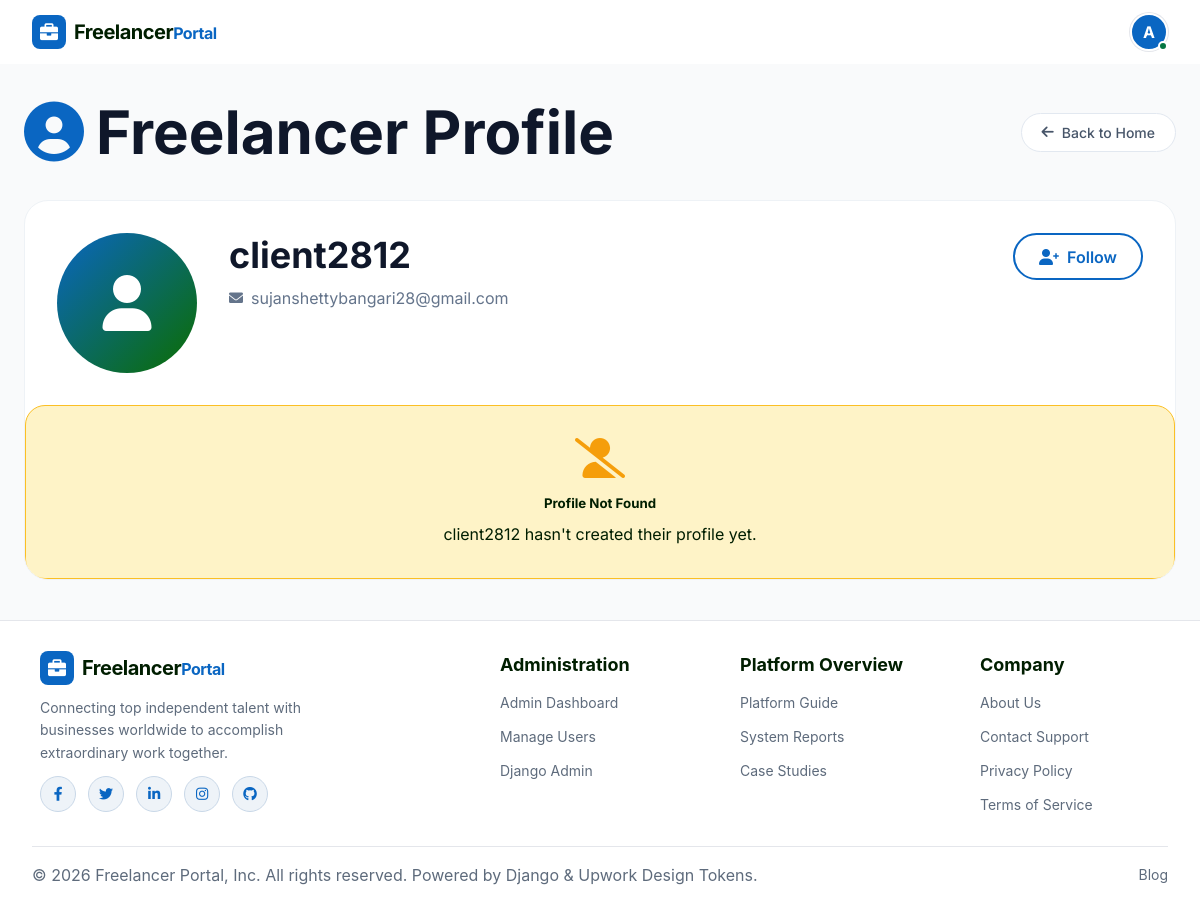
Screenshot of /freelancer/profile/2/ (signed in) with the database file from the repository.
### accounts/models.py (models this page shows, shortened)
class User(AbstractUser):
    ROLE_CHOICES = (
        ('client', 'Client'),
        ('freelancer', 'Freelancer'),
    )
    username = models.CharField(max_length=150, unique=True)
    email = models.EmailField(unique=True)
    phone = models.CharField(max_length=15, unique=True)
    role = models.CharField(max_length=20, choices=ROLE_CHOICES)
    is_verified = models.BooleanField(default=False)  # ✅ ADD THIS
    USERNAME_FIELD = 'email'
    REQUIRED_FIELDS = ['username', 'phone']
    @property
    def get_profile_picture(self):
        try:
            if hasattr(self, 'freelancerprofile') and self.freelancerprofile.profile_picture:
                return self.freelancerprofile.profile_picture
        except Exception:
            pass
        return None

### freelancer/views.py (the view)
# urls.py: path( "profile/<int:freelancer_id>/", views.freelancer_profile, name="freelancer_profile"),
@login_required
def freelancer_profile(request, freelancer_id):
    freelancer = get_object_or_404(User, id=freelancer_id)
    profile = FreelancerProfile.objects.filter(
        user=freelancer
    ).first()
    requested_ids = ConnectionRequest.objects.filter(
        sender=request.user
    ).values_list("receiver_id", flat=True)
    connected_ids = Connection.objects.filter(
        sender=request.user
    ).values_list("receiver_id", flat=True)
    context = {
        "freelancer": freelancer,
        "profile": profile,
        "requested_ids": requested_ids,
        "connected_ids": connected_ids,
    }
    return render(
        request,
        "freelancer/freelancer_profile.html",
        context
    )

### accounts/context_processors.py (called while the page is built)
def notifications(request):
    if request.user.is_authenticated:
        user_notifications = Notification.objects.filter(user=request.user).order_by('-created_at')[:10]
        unread_count = Notification.objects.filter(user=request.user, is_read=False).count()
        return {
            'notifications': user_notifications,
            'unread_notifications_count': unread_count
        }
    return {
        'notifications': [],
        'unread_notifications_count': 0
    }

### templates/freelancer/freelancer_profile.html (shortened to what this page needs)
{% extends 'base.html' %}
{% load static %}
{% block content %}
<div class="profile-container">
    <div class="profile-header-actions">
        <h1>
            <i class="fas fa-user-circle"></i>
            Freelancer Profile
        </h1>
       {% if request.user.role == "client" %}
<a href="{% url 'client:client_home' %}" class="btn-back">
    <i class="fas fa-arrow-left"></i> Back to Home
</a>
{% else %}
<a href="{% url 'freelancer:freelancer_home' %}" class="btn-back">
    <i class="fas fa-arrow-left"></i> Back to Jobs
</a>
{% endif %}
    </div>
    <div class="profile-card">
        <div class="profile-card-body" style="display: flex; gap: 2rem; align-items: flex-start; flex-wrap: wrap;">
            <div class="avatar-col" style="flex: 0 0 140px;">
                {% if profile and profile.profile_picture %}
                    <img src="{{ profile.profile_picture }}" alt="{{ freelancer.username }}" class="avatar-img">
                {% else %}
                    <div class="avatar-placeholder">
                        <i class="fas fa-user"></i>
                    </div>
                {% endif %}
            </div>
            <div class="info-col" style="flex: 1 1 300px;">
                <h2 class="profile-name" style="margin-top:0;">{{ freelancer.username }}</h2>
                <div class="profile-email">
                    <i class="fas fa-envelope"></i>
                    <span>{{ freelancer.email }}</span>
                </div>
            </div>
            <div class="action-col" style="flex: 0 0 auto; display: flex; flex-direction: column; gap: 0.5rem; justify-content: flex-start;">
                <div class="action-buttons">
                    {% if user == freelancer %}
                            <a href="{% url 'freelancer:create_profile' %}" class="btn-edit">
                                <i class="fas fa-edit"></i> Edit Profile
                            </a>
                        {% else %}
                            {% if freelancer.id in connected_ids %}
    <a href="{% url 'accounts:remove_connection' freelancer.id %}" class="btn-following">
        <i class="fas fa-user-check"></i> Following
    </a>
{% elif freelancer.id in requested_ids %}
    <a href="#" class="btn-following">
        <i class="fas fa-clock"></i> Requested
    </a>
{% else %}
    <a href="{% url 'accounts:send_connection_request' freelancer.id %}" class="btn-follow">
        <i class="fas fa-user-plus"></i> Follow
    </a>
{% endif %}
{% endif %}
                </div>
            </div>
    </div>
    {% if profile %}
        <div class="tab-content" id="profileTabContent">
            <div class="tab-pane fade show active" id="about" role="tabpanel">
                <div class="info-card">
                    <div class="card-title">
                        <i class="fas fa-align-left"></i>
                        <span>Biography</span>
                    </div>
                    <div class="card-content">
                        {% if profile.bio %}
                            <p>{{ profile.bio|linebreaks }}</p>
                        {% else %}
                            <p class="empty-message">No bio provided yet.</p>
                        {% endif %}
                    </div>
                </div>
                <div class="info-card">
                    <div class="card-title">
                        <i class="fas fa-code"></i>
                        <span>Skills & Expertise</span>
                    </div>
                    <div class="card-content">
                        {% if profile.skills %}
                            <div class="skills-list">
                                {% for skill in profile.skills.split %}
                                    <span class="skill-item">
                                        <i class="fas fa-check-circle"></i> {{ skill|title }}
                                    </span>
                                {% endfor %}
                            </div>
                        {% else %}
                            <p class="empty-message">No skills listed.</p>
                        {% endif %}
                    </div>
                </div>
            </div>
            <div class="tab-pane fade" id="experience" role="tabpanel">
                <div class="info-card">
                    <div class="card-title">
                        <i class="fas fa-history"></i>
                        <span>Work Experience</span>
                    </div>
                    <div class="card-content">
                        {% if profile.work_experience %}
                            <div>{{ profile.work_experience|linebreaks }}</div>
                        {% else %}
                            <p class="empty-message">No work experience listed.</p>
                        {% endif %}
                    </div>
                </div>
            </div>
            <div class="tab-pane fade" id="education" role="tabpanel">
                <div class="info-card">
                    <div class="card-title">
                        <i class="fas fa-university"></i>
                        <span>Education</span>
                    </div>
                    <div class="card-content">
                        {% if profile.education %}
                            <div>{{ profile.education|linebreaks }}</div>
                        {% else %}
                            <p class="empty-message">No education information listed.</p>
                        {% endif %}
                    </div>
                </div>
            </div>
            <div class="tab-pane fade" id="links" role="tabpanel">
                <div class="info-card">
                    <div class="card-title">
                        <i class="fas fa-share-alt"></i>
                        <span>Professional Links</span>
                    </div>
                    <div class="card-content">
                        <div class="links-list">
                            {% if profile.portfolio_link %}
                                <a href="{{ profile.portfolio_link }}" target="_blank" class="link-card">
                                    <i class="fas fa-briefcase"></i>
                                    <span>Portfolio Website</span>
                                    <i class="fas fa-external-link-alt link-arrow"></i>
                                </a>
                            {% endif %}
                            {% if profile.github_link %}
                                <a href="{{ profile.github_link }}" target="_blank" class="link-card">
                                    <i class="fab fa-github"></i>
                                    <span>GitHub Profile</span>
                                    <i class="fas fa-external-link-alt link-arrow"></i>
                                </a>
                            {% endif %}
                            {% if profile.linkedin %}
                                <a href="{{ profile.linkedin }}" target="_blank" class="link-card">
                                    <i class="fab fa-linkedin"></i>
                                    <span>LinkedIn Profile</span>
                                    <i class="fas fa-external-link-alt link-arrow"></i>
                                </a>
                            {% endif %}
                            {% if not profile.portfolio_link and not profile.github_link and not profile.linkedin %}
                                <p class="empty-message">No links provided.</p>
                            {% endif %}
                        </div>
                    </div>
                </div>
            </div>
        </div>
    {% else %}
        <div class="alert-warning">
            <i class="fas fa-user-slash"></i>
            <h5 style="margin-bottom: 0.5rem;">Profile Not Found</h5>
            <p>{{ freelancer.username }} hasn't created their profile yet.</p>
        </div>
    {% endif %}
</div>
{% endblock %}

### templates/includes/header.html (shortened to what this page needs)
{% load static %}
<header class="upwork-header">
  <div class="upwork-header-container">
    <div class="upwork-header-left">
      {% if request.user.is_authenticated %}
        {% if request.user.is_superuser %}
          <a href="{% url 'accounts:admin_home' %}" class="upwork-logo">
        {% elif request.user.role == 'client' %}
          <a href="{% url 'client:client_home' %}" class="upwork-logo">
        {% else %}
          <a href="{% url 'freelancer:freelancer_home' %}" class="upwork-logo">
        {% endif %}
      {% else %}
        <a href="{% url 'home' %}" class="upwork-logo">
      {% endif %}
        <span class="logo-icon"><i class="fas fa-briefcase"></i></span>
        <span class="logo-text">Freelancer<span class="logo-accent">Portal</span></span>
      </a>
    </div>
    <div class="upwork-header-right">
      {% if request.user.is_authenticated %}
      <div class="upwork-user-menu" onclick="toggleUpworkMenu(event)">
        <div class="user-avatar-circle" style="display: flex; align-items: center; justify-content: center; font-weight: 700; font-size: 16px; background: #0a66c2; color: white;">
          {% if request.user.get_profile_picture %}
          <img src="{{ request.user.get_profile_picture }}" alt="{{ request.user.username }}" style="width: 100%; height: 100%; object-fit: cover;">
          {% else %}
          {{ request.user.username|slice:":1"|upper }}
          {% endif %}
        </div>
        <span class="online-status-dot"></span>
      </div>
      {% else %}
      <a href="{% url 'accounts:login' %}" class="upwork-btn-link">Log In</a>
      <a href="{% url 'accounts:select_role' %}" class="upwork-btn-primary">Sign Up</a>
      {% endif %}
    </div>
  </div>
</header>
<link rel="stylesheet" href="https://cdnjs.cloudflare.com/ajax/libs/font-awesome/6.0.0/css/all.min.css" />

### static/css/global.css (style rules this page uses)
:root { --font-primary: 'Inter', -apple-system, BlinkMacSystemFont, 'Segoe UI', Roboto, sans-serif; }
* { box-sizing: border-box; }
body, button, input, select, textarea { font-family: var(--font-primary) !important; -webkit-font-smoothing: antialiased; -moz-osx-font-smoothing: grayscale; }
h1, .h1, .hero-title { font-size: clamp(2.25rem, 5vw, 4rem) !important; line-height: 1.2 !important; }
h2, .h2, .section-title { font-size: clamp(1.5rem, 3vw, 2.25rem) !important; line-height: 1.25 !important; }
body, p, .body-text, span, div, li { font-size: 16px; line-height: 1.5; }

### templates/freelancer/freelancer_profile.html (style rules this page uses)
* { margin: 0; padding: 0; box-sizing: border-box; }
body { font-family: 'Inter', -apple-system, BlinkMacSystemFont, 'Segoe UI', Roboto, sans-serif; background: #f5f7fb; color: #1e293b; line-height: 1.5; }
.profile-container { max-width: 1200px; margin: 2rem auto; padding: 0 1.5rem; }
.profile-header-actions { display: flex; justify-content: space-between; align-items: center; margin-bottom: 2rem; flex-wrap: wrap; gap: 1rem; }
.profile-header-actions h1 { font-size: 1.75rem; font-weight: 700; color: #0f172a; display: flex; align-items: center; gap: 0.75rem; }
.profile-header-actions h1 i { color: #0a66c2; }
.btn-back { display: inline-flex; align-items: center; gap: 0.5rem; background: white; border: 1px solid #e2e8f0; border-radius: 50px; padding: 0.5rem 1.25rem; text-decoration: none; color: #475569; font-weight: 500; font-size: 0.875rem; transition: all 0.2s; }
.profile-card { background: white; border-radius: 24px; border: 1px solid #eef2f6; margin-bottom: 2rem; overflow: hidden; }
.profile-card-body { padding: 2rem; }
.avatar-placeholder { width: 140px; height: 140px; background: linear-gradient(135deg, #0a66c2, #0b6d00); border-radius: 50%; display: flex; align-items: center; justify-content: center; margin: 0 auto; }
.avatar-placeholder i { font-size: 3.5rem; color: white; }
.profile-name { font-size: 1.75rem; font-weight: 700; color: #0f172a; margin-bottom: 0.5rem; }
.profile-email { color: #64748b; font-size: 0.875rem; display: flex; align-items: center; gap: 0.5rem; margin-bottom: 0.75rem; }
.btn-follow { display: inline-flex; align-items: center; gap: 0.5rem; background: white; border: 2px solid #0a66c2; border-radius: 50px; padding: 0.6rem 1.5rem; text-decoration: none; color: #0a66c2; font-weight: 600; transition: all 0.2s; }
.action-buttons { display: flex; flex-direction: column; gap: 0.6rem; margin-top: 0; }
.alert-warning { background: #fef3c7; border: 1px solid #fbbf24; border-radius: 20px; padding: 2rem; text-align: center; }
.alert-warning i { font-size: 2.5rem; color: #f59e0b; margin-bottom: 1rem; }

### templates/includes/header.html (style rules this page uses)
* { box-sizing: border-box; margin: 0; padding: 0; }
body { background-color: #f9fafb; font-family: 'Inter', -apple-system, BlinkMacSystemFont, "Segoe UI", Roboto, sans-serif; color: #001e00; }
.upwork-header { background: #ffffff; border-bottom: none; position: sticky; top: 0; z-index: 1000; height: 64px; display: flex; align-items: center; box-shadow: none; }
.upwork-header-container { width: 100%; max-width: 1400px; margin: 0 auto; padding: 0 32px; display: flex; justify-content: space-between; align-items: center; }
.upwork-header-left { display: flex; align-items: center; gap: 32px; }
.upwork-logo { display: flex; align-items: center; gap: 8px; text-decoration: none; }
.logo-icon { background: #0a66c2; color: #ffffff; width: 34px; height: 34px; border-radius: 8px; display: flex; align-items: center; justify-content: center; font-size: 18px; }
.logo-text { font-size: 20px; font-weight: 700; color: #001e00; letter-spacing: -0.5px; }
.logo-accent { color: #0a66c2; }
.upwork-header-right { display: flex; align-items: center; gap: 16px; }
.upwork-user-menu { position: relative; cursor: pointer; }
.user-avatar-circle { width: 38px; height: 38px; border-radius: 50%; background: #0a66c2; color: white; display: flex; align-items: center; justify-content: center; font-size: 16px; font-weight: 600; overflow: hidden; border: 2px solid #ffffff; box-shadow: 0 0 0 1px #e4e6eb; }
.online-status-dot { position: absolute; bottom: 0; right: 0; width: 10px; height: 10px; background: #057642; border: 2px solid #ffffff; border-radius: 50%; }

### rows the page displays
User: user.username "A"
User: username "client2812", email "sujanshettybangari28@gmail.com"
